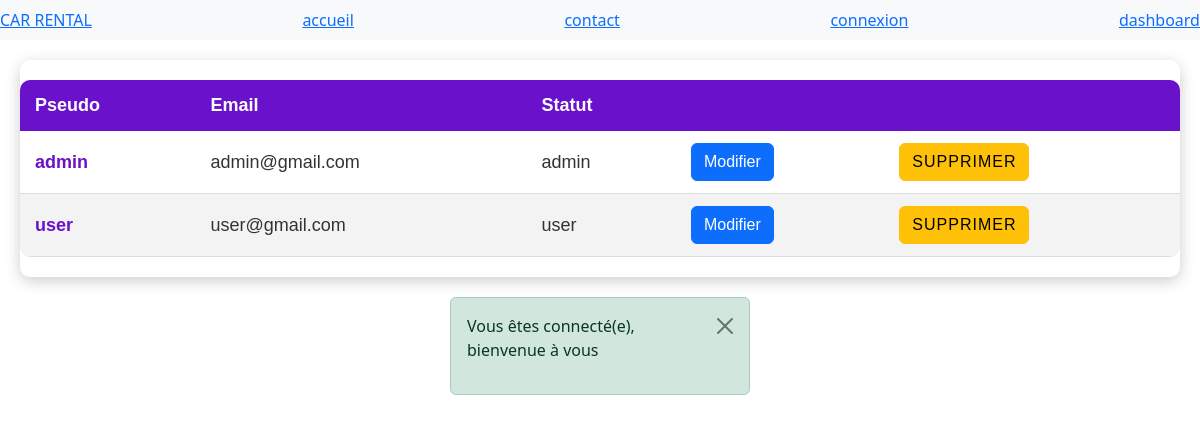
Page /admin/dashboard/users (signed in) on the committed database.
### tables this page shows
CREATE TABLE `user` (
  `id` int(11) NOT NULL,
  `pseudo` varchar(255) NOT NULL,
  `email` varchar(255) NOT NULL,
  `mot_de_passe` varchar(255) NOT NULL,
  `statut` tinyint(1) DEFAULT 0
);

### src/Controller/Admin/AbstractAdminController.php (called while the page is built, shortened)
<?php
abstract class AbstractAdminController
{
    protected function render(string $path, array $param = [])
    {
        extract($param);
        require_once DIR_PATH . "/templates/admin/{$path}.php";
        $content = ob_get_clean();
        require_once DIR_PATH . '/templates/admin/base.php';
    }
}

### src/Controller/Admin/AdminUserController.php (called while the page is built, shortened)
<?php
class AdminUserController extends AbstractAdminController
{
    public function showUsers(): void
    {
        $users = new UserRepository();
        $allUsers = $users->getAllUsers();
        $this->render('dashboard-users', ['users' => $allUsers, 'nom' => 'said']);
    }
}

### public/index.php (called while the page is built, shortened)
<?php
require_once '../src/Core/Autoloader.php';
$router = new Router();
$router->execute();

### src/Core/Autoloader.php (called while the page is built, shortened)
<?php
class Autoloader
{
    public static function autoload()
    {
        spl_autoload_register(function ($a) {
            $path = "$a.php";
            $path = str_replace('App', '', $path);
            $path = str_replace('\\', DIRECTORY_SEPARATOR, $path);
            $dirPath = str_replace(DIRECTORY_SEPARATOR . "Core", '', __DIR__);
        });
    }
}

### src/Core/Database.php (called while the page is built, shortened)
<?php
class Database
{
    private static string $host = 'localhost';
    private static string $dbName = 'car_location';
    private static string $userName = 'root';
    private static string $password = '';
    private static \PDO $connexion;
    public static function initConnection()
    {
        try {
            self::$connexion = new \PDO('mysql:host=' . self::$host . ';dbname=' . self::$dbName . ';charset=utf8mb4', self::$userName, self::$password);
        } catch (\PDOException $e) {
            echo 'Erreur' . $e->getMessage();
            exit;
        }
    }
    public static function getConnexion()
    {
        return self::$connexion;
    }
}

### src/Repository/AbstractRepository.php (called while the page is built, shortened)
<?php
abstract class AbstractRepository
{
    public function __construct()
    {
        $this->pdo = Database::getConnexion();
    }
}

### src/Repository/UserRepository.php (called while the page is built, shortened)
<?php
class UserRepository extends AbstractRepository
{
    public function getAllUsers(): array
    {
        $stmt = $this->pdo->query("SELECT * FROM user");
        $stmt->execute();
        return $stmt->fetchAll(\PDO::FETCH_ASSOC);
    }
}

### templates/admin/dashboard-users.php (the view)
<main>
    <div class="table-container">
        <table>
            <thead>
                <td>Pseudo</td>
                <td>Email</td>
                <td>Statut</td>
                <td></td>
                <td></td>
            </thead>
            <tbody>
                <?php
                foreach ($users as $user) { ?>
                    <tr>
                        <td><?= $user['pseudo'] ?></td>
                        <td><?= $user['email'] ?></td>
                        <td><?= $user['statut'] ? 'admin' : 'user' ?></td>
                        <td><a href="<?= SITE_NAME?>/admin/dashboard/users/modifier/<?= $user['id']?>" class="btn btn-primary">Modifier</a></td>
                        <td><a href="" class="btn btn-warning">Supprimer</a></td>
                    </tr>
                <?php } ?>
            </tbody>
        </table>
    </div>
</main>

### src/Core/Router.php (shortened to what this page needs)
<?php
class Router
{
    private array $routes;
    public function __construct()
    {
        $this->add_route('/admin/dashboard/users', function () {
            $this->currentController = new AdminUserController();
            $this->currentController->showUsers();
        });
    }
    private function add_route(string $route, callable $closure)
    {
        $route = str_replace('/', '\/', $route);
        $pattern = preg_replace('/\{(\w+)\}/', '(?P<$1>[^\/]+)', $route);
        $pattern = '/^' . $pattern . '$/';
        $this->routes[$pattern] = $closure;
    }
    public function execute()
    {
        $requestUri = $_SERVER['REQUEST_URI'];
        $requestUri = str_replace('/car_location-main', '', $requestUri);
        foreach ($this->routes as $key => $closure) {
            if (preg_match($key, $requestUri, $matches)) {
                array_shift($matches);
                $closure($matches);
                return;
            }
        }
    }
}

### templates/admin/base.php (shortened to what this page needs)
<?php
$session = new Session();
?>
<!DOCTYPE html>
<html lang="fr">
<head>
    <link rel="stylesheet" href="/car_location-main/public/css/style.css">
    <link href="https://cdn.jsdelivr.net/npm/bootstrap@5.3.3/dist/css/bootstrap.min.css" rel="stylesheet">
</head>
<body>
    <header>
        <nav class="navbar bg-body-tertiary">
           <a href="<?= SITE_NAME; ?>/">CAR RENTAL</a>
        <a href="<?= SITE_NAME; ?>/">accueil</a>
        <a href="<?= SITE_NAME; ?>/contact">contact</a>
        <a href="<?= SITE_NAME; ?>/connexion">connexion</a>
        <a href="<?= SITE_NAME; ?>/admin/dashboard">dashboard</a>
        </nav>
    </header>
    <?= $content; ?>
    <?= $session->displayFlashMessage(); ?>
</body>
</html>

### src/Core/Session.php (shortened to what this page needs)
<?php
class Session
{
    public function displayFlashMessage()
    {
        if (isset($_SESSION['message'])) {
            echo $_SESSION['message'];
        }
    }
}

### public/css/style.css (style rules this page uses)
* { margin: 0; padding: 0; box-sizing: border-box; }
main { padding: 20px; font-family: Arial, sans-serif; }
.table-container { overflow-x: auto; box-shadow: 0 4px 15px rgba(0, 0, 0, 0.2); border-radius: 10px; }
table { width: 100%; border-collapse: collapse; margin: 20px 0; font-size: 18px; min-width: 400px; background-color: #fff; border-radius: 10px; overflow: hidden; }
table thead { background-color: #6a11cb; color: #fff; text-align: left; font-weight: bold; }
table thead td { padding: 12px 15px; }
table tbody tr { border-bottom: 1px solid #dddddd; transition: background-color 0.3s; }
table tbody tr:nth-of-type(even) { background-color: #f3f3f3; }
table tbody td { padding: 12px 15px; color: #333; }
table td { padding: 10px; transition: background-color 0.3s; }
table tbody tr td:first-child { font-weight: bold; color: #6a11cb; }
table tbody tr td:last-child { text-transform: uppercase; font-size: 14px; letter-spacing: 1px; }

### rows in the picture
user: pseudo "admin", email "admin@gmail.com", statut "admin"
user: pseudo "user", email "user@gmail.com", statut "user"
